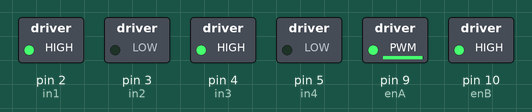
This sketch was run on a simulated Arduino Uno, built with avr-gcc and run on an emulated ATmega328P. On the bench: switched loads named in the sketch (green lamp = pin HIGH).

Above: at 0.1 s.
Timing chart, 0 to 1.6 s (numbered marks = the images above):
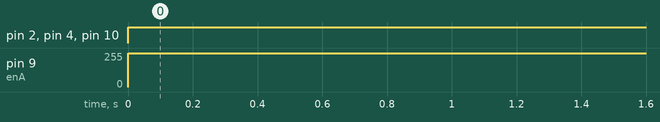

The sketch:

EnA_test.ino
```cpp
// Motor A connections
int enA = 9;
int in1 = 2;
int in2 = 3;
// Motor B connections
int enB = 10;
int in3 = 4;
int in4 = 5;

void setup() {
	// Set all the motor control pins to outputs
	pinMode(enA, OUTPUT);
	pinMode(enB, OUTPUT);
	pinMode(in1, OUTPUT);
	pinMode(in2, OUTPUT);
	pinMode(in3, OUTPUT);
	pinMode(in4, OUTPUT);

	// Turn off motors - Initial state
	digitalWrite(in1, LOW);
	digitalWrite(in2, LOW);
	digitalWrite(in3, LOW);
	digitalWrite(in4, LOW);
}

void loop() {
  goStraight();
  delay(500);
  // Set motors to maximum speed
	// For PWM maximum possible values are 0 to 255
	analogWrite(enA, 252);
	analogWrite(enB, 255);

	// Turn on motor A & B
	digitalWrite(in1, HIGH);
	digitalWrite(in2, LOW);
	digitalWrite(in3, HIGH);
	digitalWrite(in4, LOW);
	delay(2000);
}

void goStraight() {
    // Set motors to maximum speed
	// For PWM maximum possible values are 0 to 255
	analogWrite(enA, 252);
	analogWrite(enB, 255);

	// Turn on motor A & B
	digitalWrite(in1, HIGH);
	digitalWrite(in2, LOW);
	digitalWrite(in3, HIGH);
	digitalWrite(in4, LOW);
	delay(2000);
}
```

Measured:
- by itself, pin 2 (in1), pin 4 (in3), pin 10 (enB): LOW → HIGH at 0.00 s
- by itself, pin 9 (enA): 0/255 → 252/255 at 0.00 s
